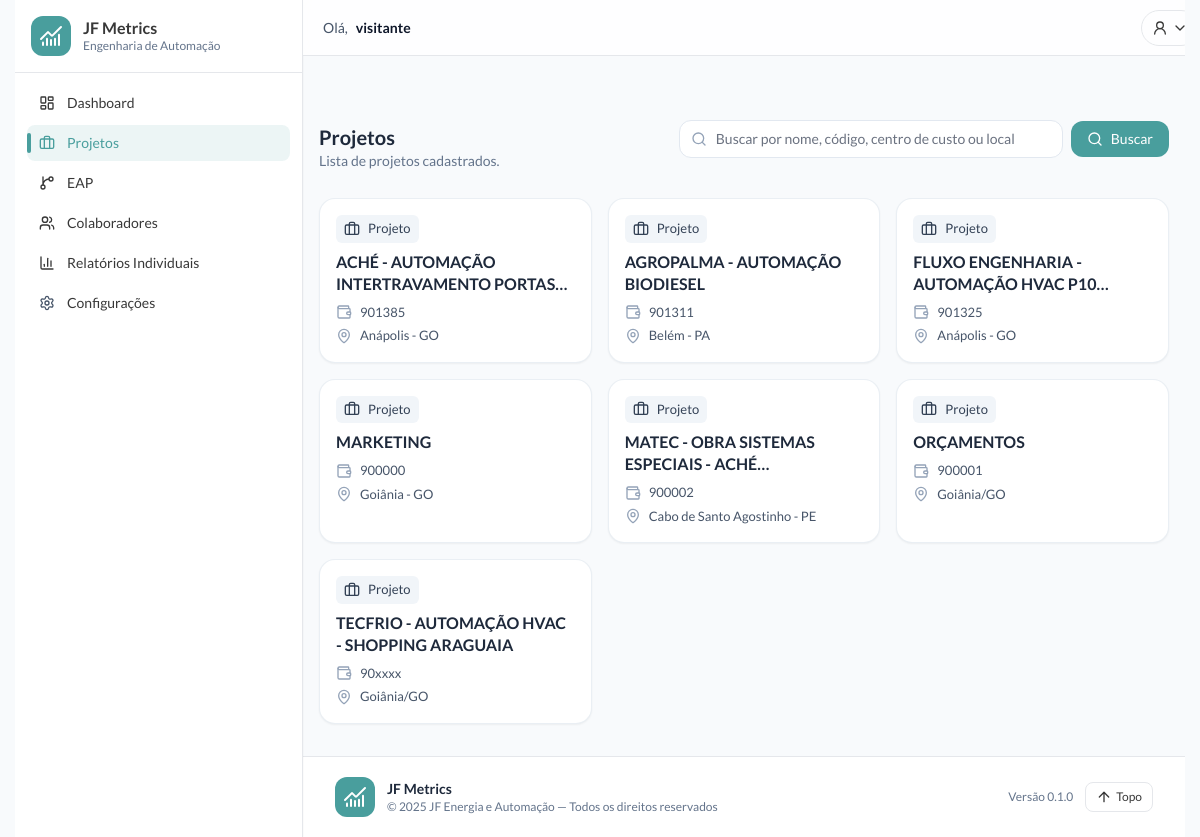
The page /engauto/projetos/ on the database its author committed.
### automation/models.py (models this page shows, shortened)
class Project(models.Model):
    name = models.CharField("Nome do projeto", max_length=150)
    code = models.CharField("Código interno", max_length=40, blank=True)
    cost_center = models.CharField("Centro de custo", max_length=50, blank=True)
    location = models.CharField("Local", max_length=120, blank=True)
    is_active = models.BooleanField("Ativo", default=True, db_index=True)
    class Meta:
        ordering = ("name",)
        verbose_name = "Projeto"
        verbose_name_plural = "Projetos"

### automation/views.py (the view, shortened to what this page needs)
# urls.py: path("projetos/", views.project_list, name="project_list"),
def project_list(request):
    q = (request.GET.get("q") or "").strip()
    projects = Project.objects.all()
    try:
        projects = projects.exclude(cost_center__regex=r'^\s*0+\s*$')
    except Exception:
        projects = projects.exclude(cost_center__in=["0", "000000"])
    page_obj = Paginator(projects, 12).get_page(request.GET.get("page"))
    return render(request, "projects/list.html", {"q": q, "page_obj": page_obj})

### automation/context_processors.py (called while the page is built, shortened)
def _get_collaborator(user):
    if not getattr(user, "is_authenticated", False):
        return None
    collab = getattr(user, "collaborator", None)
    if collab:
        return collab
    Collaborator = apps.get_model("common", "Collaborator")
    return Collaborator.objects.filter(user=user, is_active=True).only("id", "is_manager").first()

def user_flags(request):
    collab = _get_collaborator(request.user)
    return {"is_manager": bool(getattr(collab, "is_manager", False))}

def notifications(request):
    user = getattr(request, "user", None)
    if not getattr(user, "is_authenticated", False):
        return {"notif_count": 0, "notif_list": []}

### automation/templates/projects/list.html (shortened to what this page needs)
{% extends 'automation/base.html' %}
{% block content %}
<div class="mt-6 mb-6 flex flex-col gap-3 sm:flex-row sm:items-center sm:justify-between">
  <div>
    <h1 class="text-xl font-semibold text-slate-800">Projetos</h1>
    <p class="text-sm text-slate-500">Lista de projetos cadastrados.</p>
  </div>
  <form method="get" class="w-full sm:w-auto" action="">
    <div class="flex items-center gap-2">
      <div class="relative w-full sm:w-96">
        <i data-lucide="search" class="absolute left-3 top-1/2 h-4 w-4 -translate-y-1/2 text-slate-400"></i>
        <input
          type="text"
          name="q"
          value="{{ q|default:'' }}"
          placeholder="Buscar por nome, código, centro de custo ou local"
          class="w-full rounded-xl border border-slate-200 bg-white py-2 pl-9 pr-3 text-sm outline-none focus:border-brand/40 focus:ring-2 focus:ring-brand/30">
      </div>
      <button class="inline-flex items-center gap-2 rounded-xl bg-brand px-4 py-2 text-sm font-medium text-white hover:brightness-110">
        <i data-lucide="search" class="h-4 w-4"></i> Buscar
      </button>
    </div>
  </form>
</div>
{% url 'automation:project_list' as project_list_url %}
{% url 'automation:project_create' as project_create_url %}
{% if page_obj.object_list %}
  <div class="grid grid-cols-1 gap-4 sm:grid-cols-2 lg:grid-cols-3">
    {% for p in page_obj.object_list %}
      <article class="group flex h-full flex-col rounded-2xl border border-slate-200/70 bg-white p-4 shadow-sm transition hover:-translate-y-[1px] hover:border-brand/40 hover:shadow-md">
        <div class="mb-2 flex items-start justify-between gap-3">
          <span class="inline-flex items-center gap-2 rounded-md bg-slate-100 px-2 py-1 text-[13px] text-slate-700">
            <i data-lucide="briefcase" class="h-4 w-4"></i>
            Projeto
          </span>
        </div>
        <h2 class="line-clamp-2 text-[16px] font-semibold leading-snug text-slate-800" title="{{ p.name }}">
          {{ p.name }}
        </h2>
        <dl class="mt-2 grid grid-cols-1 gap-1 text-[13px] text-slate-600">
          {% if p.cost_center %}
          <div class="flex items-center gap-2">
            <i data-lucide="wallet" class="h-4 w-4 text-slate-400"></i>
            <dd class="truncate" title="{{ p.cost_center }}">{{ p.cost_center }}</dd>
          </div>
          {% endif %}
          {% if p.location %}
          <div class="flex items-center gap-2">
            <i data-lucide="map-pin" class="h-4 w-4 text-slate-400"></i>
            <dd class="truncate" title="{{ p.location }}">{{ p.location }}</dd>
          </div>
          {% endif %}
        </dl>
      </article>
    {% endfor %}
  </div>
{% endif %}
{% endblock %}

### automation/templates/automation/base.html (style rules this page uses)
html, body { margin:0; padding:0; height:100%; }
html { overflow-y: scroll; }
body { scrollbar-gutter: stable both-edges; }
.shadow, .shadow-sm, .shadow-md, .shadow-lg { box-shadow: none !important; }
.border-slate-200\/70, .border { border-color: #e5e7eb !important; }

### rows shown on the page
Project: name "ACHÉ - AUTOMAÇÃO INTERTRAVAMENTO…", cost_center "901385", location "Anápolis - GO"
Project: name "AGROPALMA - AUTOMAÇÃO BIODIESEL", cost_center "901311", location "Belém - PA"
Project: name "FLUXO ENGENHARIA - AUTOMAÇÃO HVAC…", cost_center "901325", location "Anápolis - GO"
Project: name "MARKETING", cost_center "900000", location "Goiânia - GO"
Project: name "MATEC - OBRA SISTEMAS ESPECIAIS -…", cost_center "900002", location "Cabo de Santo Agostinho - PE"
Project: name "ORÇAMENTOS", cost_center "900001", location "Goiânia/GO"
Project: name "TECFRIO - AUTOMAÇÃO HVAC - SHOPPING ARAGUAIA", cost_center "90xxxx", location "Goiânia/GO"

### other values the page prints
{{ display_name }} "visitante"
{{ app_version|default:"0.1.0" }} "0.1.0"
